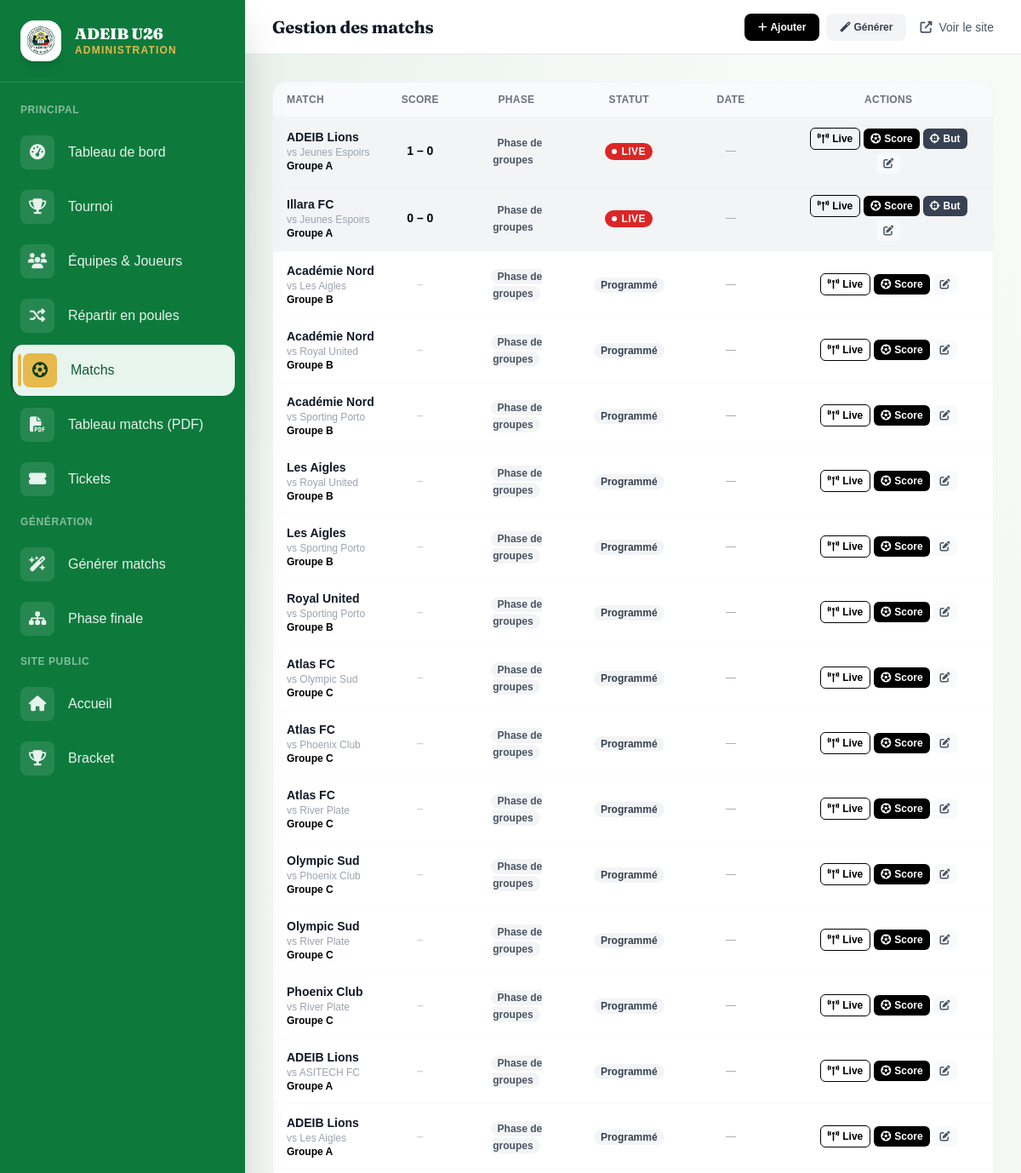
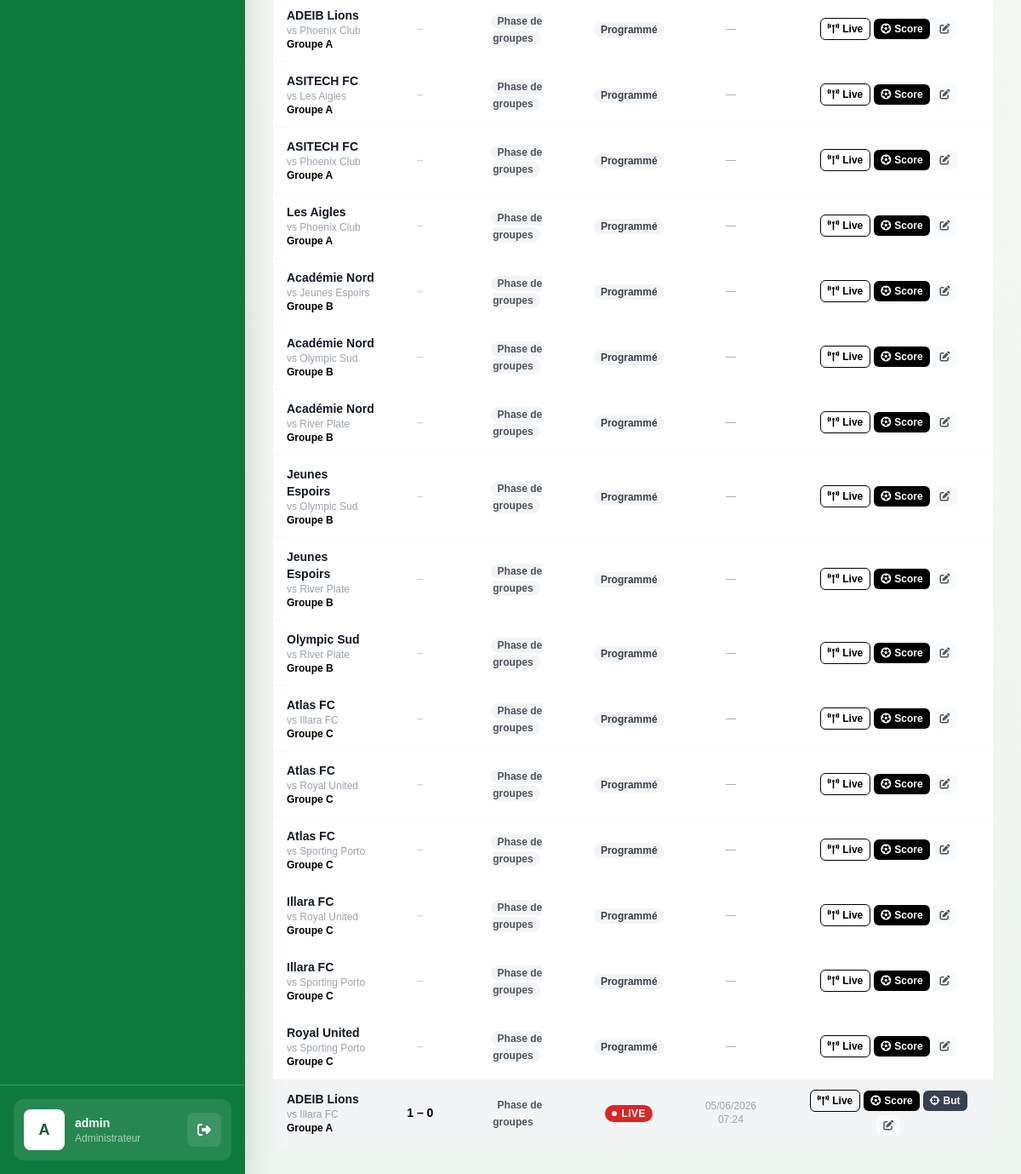
/admin-panel/matches/ (signed in), run on the app's committed database (2 pictures, top to bottom).
### tournament/models.py (models this page shows, shortened)
class Match(models.Model):
    PHASE_CHOICES = [
        ('GROUP', 'Phase de groupes'),
        ('QF', 'Quart de finale'),
        ('SF', 'Demi-finale'),
        ('3RD', 'Match 3e place'),
        ('FINAL', 'Finale'),
    ]
    STATUS_CHOICES = [
        ('SCHEDULED', 'Programmé'),
        ('LIVE', 'En direct'),
        ('FINISHED', 'Terminé'),
        ('CANCELLED', 'Annulé'),
    ]
    tournament = models.ForeignKey(Tournament, on_delete=models.CASCADE, related_name='matches')
    phase = models.CharField(max_length=10, choices=PHASE_CHOICES, default='GROUP')
    group = models.ForeignKey(Group, on_delete=models.SET_NULL, null=True, blank=True, related_name='matches')
    home_team = models.ForeignKey(Team, on_delete=models.CASCADE, related_name='home_matches')
    away_team = models.ForeignKey(Team, on_delete=models.CASCADE, related_name='away_matches')
    match_date = models.DateTimeField(null=True, blank=True)
    venue = models.CharField(max_length=200, blank=True, default='Stade Cup Legends')
    home_score = models.PositiveIntegerField(default=0)
    away_score = models.PositiveIntegerField(default=0)
    status = models.CharField(max_length=10, choices=STATUS_CHOICES, default='SCHEDULED')
    matchday = models.PositiveIntegerField(default=1)
    live_started_at = models.DateTimeField(null=True, blank=True)
    stream_url = models.URLField(blank=True, null=True, verbose_name='Lien de diffusion')
    stream_platform = models.CharField(
        max_length=10, choices=STREAM_PLATFORM_CHOICES, default='YOUTUBE',
        blank=True, verbose_name='Plateforme de diffusion',
    )
    man_of_the_match = models.ForeignKey(
        'Player', on_delete=models.SET_NULL, null=True, blank=True,
        related_name='motm_awards', verbose_name='Homme du match',
    )
    class Meta:
        verbose_name = 'Match'
        verbose_name_plural = 'Matchs'
        ordering = ['match_date']

class Team(models.Model):
    tournament = models.ForeignKey(Tournament, on_delete=models.CASCADE, related_name='teams')
    name = models.CharField(max_length=200)
    logo = models.ImageField(upload_to='teams/', blank=True, null=True)
    group = models.ForeignKey(Group, on_delete=models.SET_NULL, null=True, blank=True, related_name='teams')
    coach_name = models.CharField(max_length=200, blank=True, verbose_name='Entraîneur')
    president_name = models.CharField(max_length=200, blank=True, verbose_name='Président')
    qr_code = models.ImageField(upload_to='qrcodes/', blank=True, null=True)
    created_at = models.DateTimeField(auto_now_add=True)
    class Meta:
        verbose_name = 'Équipe'
        ordering = ['name']

class Group(models.Model):
    GROUP_CHOICES = [
        ('A', 'Groupe A'), ('B', 'Groupe B'), ('C', 'Groupe C'),
        ('D', 'Groupe D'), ('E', 'Groupe E'), ('F', 'Groupe F'),
    ]
    tournament = models.ForeignKey(Tournament, on_delete=models.CASCADE, related_name='groups')
    name = models.CharField(max_length=1, choices=GROUP_CHOICES)
    class Meta:
        verbose_name = 'Groupe'
        ordering = ['name']

### tournament/views.py (the view)
# urls.py: path('admin-panel/matches/', views.admin_matches, name='admin_matches'),
@login_required
@user_passes_test(is_admin)
def admin_matches(request):
    tournament = get_active_tournament()
    matches = Match.objects.filter(tournament=tournament).select_related(
        'home_team', 'away_team', 'group'
    ).order_by('match_date') if tournament else []
    return render(request, 'admin_panel/matches.html', {'matches': matches, 'tournament': tournament})

### templates/admin_panel/matches.html (shortened to what this page needs)
{% extends 'admin_panel/base_admin.html' %}
{% block page_title %}Gestion des matchs{% endblock %}
{% block header_actions %}
<div class="ml-auto flex items-center gap-2">
  <a href="{% url 'admin_add_match' %}" class="text-xs font-bold text-white px-4 py-2 rounded-lg transition-colors bg-black">
    <i class="fas fa-plus mr-1"></i>Ajouter
  </a>
  <a href="{% url 'admin_generate_matches' %}" class="text-xs font-bold px-4 py-2 rounded-lg bg-gray-100 text-gray-700 hover:bg-gray-200 transition-colors">
    <i class="fas fa-magic mr-1"></i>Générer
  </a>
</div>
{% endblock %}
{% block content %}
<div class="max-w-5xl">
  <div class="bg-white rounded-2xl border border-gray-100 overflow-hidden">
    {% if not matches %}
    <div class="p-12 text-center">
      <div class="text-4xl mb-3">⚽</div>
      <p class="text-gray-400 font-semibold">Aucun match programmé.</p>
    </div>
    {% else %}
    <div class="overflow-x-auto">
      <table class="w-full text-sm">
        <thead>
          <tr class="text-xs uppercase tracking-wide text-gray-500 bg-gray-50 border-b border-gray-100">
            <th class="px-4 py-3 text-left font-bold">Match</th>
            <th class="px-4 py-3 text-center font-bold">Score</th>
            <th class="px-4 py-3 text-center font-bold">Phase</th>
            <th class="px-4 py-3 text-center font-bold">Statut</th>
            <th class="px-4 py-3 text-center font-bold">Date</th>
            <th class="px-4 py-3 text-center font-bold">Actions</th>
          </tr>
        </thead>
        <tbody class="divide-y divide-gray-50">
          {% for match in matches %}
          <tr class="hover:bg-gray-50 transition-colors {% if match.status == 'LIVE' %}bg-gray-100{% endif %}">
            <td class="px-4 py-3">
              <div class="font-semibold text-gray-900">{{ match.home_team.name }}</div>
              <div class="text-xs text-gray-400">vs {{ match.away_team.name }}</div>
              {% if match.group %}<div class="text-xs text-black font-semibold">Groupe {{ match.group.name }}</div>{% endif %}
            </td>
            <td class="px-4 py-3 text-center font-black text-gray-900">
              {% if match.status == 'LIVE' or match.status == 'FINISHED' %}
              <span class="{% if match.status == 'LIVE' %}text-black{% endif %}">
                {{ match.home_score }} – {{ match.away_score }}
              </span>
              {% else %}
              <span class="text-gray-300">–</span>
              {% endif %}
            </td>
            <td class="px-4 py-3 text-center">
              <span class="text-xs px-2 py-0.5 rounded-full bg-gray-100 text-gray-600 font-semibold">{{ match.get_phase_display }}</span>
            </td>
            <td class="px-4 py-3 text-center">
              {% if match.status == 'LIVE' %}
              <span class="live-pill text-xs"><span class="live-dot"></span>LIVE</span>
              {% elif match.status == 'FINISHED' %}
              <span class="text-xs px-2 py-0.5 rounded-full bg-black text-white font-bold">Terminé</span>
              {% elif match.status == 'SCHEDULED' %}
              <span class="text-xs px-2 py-0.5 rounded-full bg-gray-100 text-gray-700 font-semibold">Programmé</span>
              {% else %}
              <span class="text-xs px-2 py-0.5 rounded-full bg-gray-100 text-gray-500 font-semibold">Annulé</span>
              {% endif %}
            </td>
            <td class="px-4 py-3 text-center text-xs text-gray-400">
              {% if match.match_date %}{{ match.match_date|date:"d/m/Y H:i" }}{% else %}—{% endif %}
            </td>
            <td class="px-4 py-3">
              <div class="flex items-center justify-center gap-1 flex-wrap">
                {% if match.status != 'FINISHED' %}
                <a href="{% url 'admin_set_live' match.pk %}" title="Passer en direct + lien de diffusion"
                   class="text-xs px-2 py-1 rounded-md border border-black text-black hover:bg-gray-100 font-semibold transition-colors whitespace-nowrap">
                  <i class="fas fa-broadcast-tower mr-1"></i>Live
                </a>
                {% endif %}
                <a href="{% url 'admin_update_score' match.pk %}" title="Score"
                   class="text-xs px-2 py-1 rounded-md bg-black text-white hover:bg-gray-800 font-semibold transition-colors whitespace-nowrap">
                  <i class="fas fa-futbol mr-1"></i>Score
                </a>
                {% if match.status == 'LIVE' %}
                <a href="{% url 'admin_add_goal' match.pk %}" title="But"
                   class="text-xs px-2 py-1 rounded-md bg-gray-700 text-white hover:bg-gray-800 font-semibold transition-colors whitespace-nowrap">
                  <i class="fas fa-crosshairs mr-1"></i>But
                </a>
                {% endif %}
                <a href="{% url 'admin_edit_match' match.pk %}" title="Modifier"
                   class="text-xs px-2 py-1 rounded-md bg-gray-50 text-gray-600 hover:bg-gray-100 font-semibold transition-colors">
                  <i class="fas fa-edit"></i>
                </a>
              </div>
            </td>
          </tr>
          {% endfor %}
        </tbody>
      </table>
    </div>
    {% endif %}
  </div>
</div>
{% endblock %}

### templates/admin_panel/base_admin.html (shortened to what this page needs)
{% load static %}
<!DOCTYPE html>
<html lang="fr">
<head>
  <script src="https://cdn.tailwindcss.com"></script>
  <link rel="stylesheet" href="{% static 'css/style.css' %}">
  <link rel="stylesheet" href="https://cdnjs.cloudflare.com/ajax/libs/font-awesome/6.5.0/css/all.min.css">
</head>
<body class="bg-gray-50 min-h-screen">
<aside id="adminSidebar" class="sidebar fixed top-0 left-0 h-full w-72 z-40 -translate-x-full lg:translate-x-0 shadow-2xl flex flex-col">
  <div class="flex items-center gap-4 px-6 py-6 border-b border-white/15">
    <div class="w-12 h-12 bg-white rounded-2xl flex items-center justify-center overflow-hidden shadow-lg">
      <img src="{% static 'images/adeib_logo.png' %}" alt="ADEIB" class="w-full h-full object-contain p-1"
           onerror="this.outerHTML='<span class=\'text-[#0d7a3c] font-black text-2xl\'>A</span>'">
    </div>
    <div>
      <div class="text-white font-heading font-black text-lg leading-tight">ADEIB U26</div>
      <div class="text-[#e7b84b] text-xs tracking-widest uppercase font-semibold">Administration</div>
    </div>
  </div>
  <nav class="flex-1 overflow-y-auto py-4 px-3 space-y-1">
    <div class="px-3 py-2 text-white/50 text-xs font-bold uppercase tracking-wider">Principal</div>
    <a href="{% url 'admin_dashboard' %}" class="sidebar-link flex items-center gap-4 px-3 py-2.5 text-white/90 hover:text-white font-medium" data-sidebar>
      <div class="ic w-10 h-10 bg-white/10 rounded-lg flex items-center justify-center"><i class="fas fa-tachometer-alt text-lg"></i></div>
      <span>Tableau de bord</span>
    </a>
    <a href="{% url 'admin_tournament_setup' %}" class="sidebar-link flex items-center gap-4 px-3 py-2.5 text-white/90 hover:text-white font-medium" data-sidebar>
      <div class="ic w-10 h-10 bg-white/10 rounded-lg flex items-center justify-center"><i class="fas fa-trophy text-lg"></i></div>
      <span>Tournoi</span>
    </a>
    <a href="{% url 'admin_teams' %}" class="sidebar-link flex items-center gap-4 px-3 py-2.5 text-white/90 hover:text-white font-medium" data-sidebar>
      <div class="ic w-10 h-10 bg-white/10 rounded-lg flex items-center justify-center"><i class="fas fa-users text-lg"></i></div>
      <span>Équipes &amp; Joueurs</span>
    </a>
    <a href="{% url 'admin_distribute_groups' %}" class="sidebar-link flex items-center gap-4 px-3 py-2.5 text-white/90 hover:text-white font-medium"
       onclick="return confirm('Répartir automatiquement les équipes en poules de 4 ?');">
      <div class="ic w-10 h-10 bg-white/10 rounded-lg flex items-center justify-center"><i class="fas fa-shuffle text-lg"></i></div>
      <span>Répartir en poules</span>
    </a>
    <a href="{% url 'admin_matches' %}" class="sidebar-link flex items-center gap-4 px-3 py-2.5 text-white/90 hover:text-white font-medium" data-sidebar>
      <div class="ic w-10 h-10 bg-white/10 rounded-lg flex items-center justify-center"><i class="fas fa-futbol text-lg"></i></div>
      <span>Matchs</span>
    </a>
    <a href="{% url 'admin_matches_pdf' %}" class="sidebar-link flex items-center gap-4 px-3 py-2.5 text-white/90 hover:text-white font-medium" data-sidebar>
      <div class="ic w-10 h-10 bg-white/10 rounded-lg flex items-center justify-center"><i class="fas fa-file-pdf text-lg"></i></div>
      <span>Tableau matchs (PDF)</span>
    </a>
    <a href="{% url 'admin_tickets' %}" class="sidebar-link flex items-center gap-4 px-3 py-2.5 text-white/90 hover:text-white font-medium" data-sidebar>
      <div class="ic w-10 h-10 bg-white/10 rounded-lg flex items-center justify-center"><i class="fas fa-ticket-alt text-lg"></i></div>
      <span>Tickets</span>
    </a>
    <div class="px-3 py-2 text-white/50 text-xs font-bold uppercase tracking-wider mt-5">Génération</div>
    <a href="{% url 'admin_generate_matches' %}" class="sidebar-link flex items-center gap-4 px-3 py-2.5 text-white/90 hover:text-white font-medium">
      <div class="ic w-10 h-10 bg-white/10 rounded-lg flex items-center justify-center"><i class="fas fa-wand-magic-sparkles text-lg"></i></div>
      <span>Générer matchs</span>
    </a>
    <a href="{% url 'admin_generate_knockout' %}" class="sidebar-link flex items-center gap-4 px-3 py-2.5 text-white/90 hover:text-white font-medium">
      <div class="ic w-10 h-10 bg-white/10 rounded-lg flex items-center justify-center"><i class="fas fa-sitemap text-lg"></i></div>
      <span>Phase finale</span>
    </a>
    <div class="px-3 py-2 text-white/50 text-xs font-bold uppercase tracking-wider mt-5">Site public</div>
    <a href="{% url 'home' %}" class="sidebar-link flex items-center gap-4 px-3 py-2.5 text-white/90 hover:text-white font-medium">
      <div class="ic w-10 h-10 bg-white/10 rounded-lg flex items-center justify-center"><i class="fas fa-home text-lg"></i></div>
      <span>Accueil</span>
    </a>
    <a href="{% url 'bracket' %}" class="sidebar-link flex items-center gap-4 px-3 py-2.5 text-white/90 hover:text-white font-medium">
      <div class="ic w-10 h-10 bg-white/10 rounded-lg flex items-center justify-center"><i class="fas fa-trophy text-lg"></i></div>
      <span>Bracket</span>
    </a>
  </nav>
  <div class="px-4 py-4 border-t border-white/20">
    <div class="flex items-center gap-3 bg-white/10 rounded-xl p-3">
      <div class="w-12 h-12 bg-white rounded-lg flex items-center justify-center text-[#0d5c2e] font-black text-lg">
        {{ request.user.username|first|upper }}
      </div>
      <div class="flex-1 min-w-0">
        <div class="text-white font-bold text-sm truncate">{{ request.user.username }}</div>
        <div class="text-white/60 text-xs">Administrateur</div>
      </div>
      <a href="/admin/logout/" class="w-10 h-10 bg-white/10 rounded-lg flex items-center justify-center text-white hover:bg-white/20 transition-colors">
        <i class="fas fa-sign-out-alt"></i>
      </a>
    </div>
  </div>
</aside>
<div class="lg:ml-72 min-h-screen flex flex-col">
  <header class="glass sticky top-0 z-20 border-b border-gray-200 px-4 lg:px-8 h-16 flex items-center gap-4">
    <div class="flex-1">
      <h2 class="font-heading font-bold text-xl text-gray-900">{% block page_title %}Administration{% endblock %}</h2>
    </div>
    {% block header_actions %}{% endblock %}
    <a href="{% url 'home' %}" target="_blank" class="hidden sm:flex items-center gap-2 text-gray-600 hover:text-gray-900 font-medium text-sm">
      <i class="fas fa-external-link-alt"></i>
      <span class="hidden md:inline">Voir le site</span>
    </a>
  </header>
  <main class="flex-1 p-4 lg:p-8">
    {% block content %}{% endblock %}
  </main>
</div>
</body>
</html>

### data on the page
Match: home_team.name "ADEIB Lions", away_team.name "Jeunes Espoirs", group.name "A", home_score "1", away_score "0", phase "Phase de groupes", status "LIVE" (drawn)
Match: home_team.name "Illara FC", away_team.name "Jeunes Espoirs", group.name "A", home_score "0", away_score "0", phase "Phase de groupes", status "LIVE" (drawn)
Match: home_team.name "Académie Nord", away_team.name "Les Aigles", group.name "B", phase "Phase de groupes", status "Programmé"
Match: home_team.name "Académie Nord", away_team.name "Royal United", group.name "B", phase "Phase de groupes", status "Programmé"
Match: home_team.name "Académie Nord", away_team.name "Sporting Porto", group.name "B", phase "Phase de groupes", status "Programmé"
Match: home_team.name "Les Aigles", away_team.name "Royal United", group.name "B", phase "Phase de groupes", status "Programmé"
Match: home_team.name "Les Aigles", away_team.name "Sporting Porto", group.name "B", phase "Phase de groupes", status "Programmé"
Match: home_team.name "Royal United", away_team.name "Sporting Porto", group.name "B", phase "Phase de groupes", status "Programmé"
Match: home_team.name "Atlas FC", away_team.name "Olympic Sud", group.name "C", phase "Phase de groupes", status "Programmé"
Match: home_team.name "Atlas FC", away_team.name "Phoenix Club", group.name "C", phase "Phase de groupes", status "Programmé"
Match: home_team.name "Atlas FC", away_team.name "River Plate", group.name "C", phase "Phase de groupes", status "Programmé"
Match: home_team.name "Olympic Sud", away_team.name "Phoenix Club", group.name "C", phase "Phase de groupes", status "Programmé"
Match: home_team.name "Olympic Sud", away_team.name "River Plate", group.name "C", phase "Phase de groupes", status "Programmé"
Match: home_team.name "Phoenix Club", away_team.name "River Plate", group.name "C", phase "Phase de groupes", status "Programmé"
Match: home_team.name "ADEIB Lions", away_team.name "ASITECH FC", group.name "A", phase "Phase de groupes", status "Programmé"
Match: home_team.name "ADEIB Lions", away_team.name "Les Aigles", group.name "A", phase "Phase de groupes", status "Programmé"
Match: home_team.name "ADEIB Lions", away_team.name "Phoenix Club", group.name "A", phase "Phase de groupes", status "Programmé"
Match: home_team.name "ASITECH FC", away_team.name "Les Aigles", group.name "A", phase "Phase de groupes", status "Programmé"
Match: home_team.name "ASITECH FC", away_team.name "Phoenix Club", group.name "A", phase "Phase de groupes", status "Programmé"
Match: home_team.name "Les Aigles", away_team.name "Phoenix Club", group.name "A", phase "Phase de groupes", status "Programmé"
Match: home_team.name "Académie Nord", away_team.name "Jeunes Espoirs", group.name "B", phase "Phase de groupes", status "Programmé"
Match: home_team.name "Académie Nord", away_team.name "Olympic Sud", group.name "B", phase "Phase de groupes", status "Programmé"
Match: home_team.name "Académie Nord", away_team.name "River Plate", group.name "B", phase "Phase de groupes", status "Programmé"
Match: home_team.name "Jeunes Espoirs", away_team.name "Olympic Sud", group.name "B", phase "Phase de groupes", status "Programmé"
Match: home_team.name "Jeunes Espoirs", away_team.name "River Plate", group.name "B", phase "Phase de groupes", status "Programmé"
Match: home_team.name "Olympic Sud", away_team.name "River Plate", group.name "B", phase "Phase de groupes", status "Programmé"
Match: home_team.name "Atlas FC", away_team.name "Illara FC", group.name "C", phase "Phase de groupes", status "Programmé"
Match: home_team.name "Atlas FC", away_team.name "Royal United", group.name "C", phase "Phase de groupes", status "Programmé"
Match: home_team.name "Atlas FC", away_team.name "Sporting Porto", group.name "C", phase "Phase de groupes", status "Programmé"
Match: home_team.name "Illara FC", away_team.name "Royal United", group.name "C", phase "Phase de groupes", status "Programmé"
Match: home_team.name "Illara FC", away_team.name "Sporting Porto", group.name "C", phase "Phase de groupes", status "Programmé"
Match: home_team.name "Royal United", away_team.name "Sporting Porto", group.name "C", phase "Phase de groupes", status "Programmé"
Match: home_team.name "ADEIB Lions", away_team.name "Illara FC", group.name "A", home_score "1", away_score "0", phase "Phase de groupes", status "LIVE" (drawn), match_date "05/06/2026 07:24"

### other printed values
{{ request.user.username|first|upper }} "A"
{{ request.user.username }} "admin"
